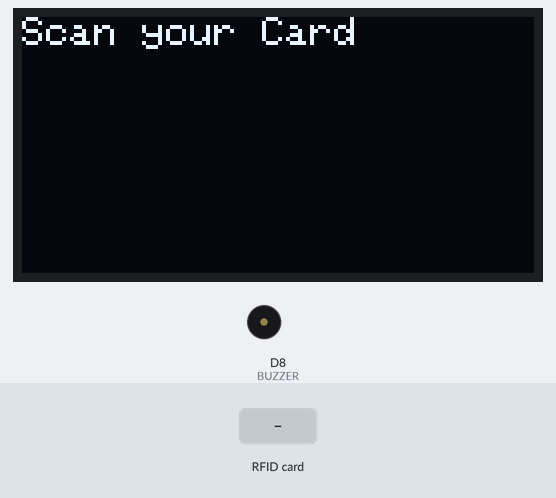
A sketch run on a simulated ESP8266 (NodeMCU). Parts: 128×64 one-colour display, buzzer (waves = sounding, pin HIGH). Inputs (shaded band) come from the test bench. WiFi joins after 1.5 s; servers stay silent unless stated; uploads are accepted with an empty reply; what the sketch prints to the serial monitor is not drawn.

Above: at 5.9 s.
6.0 s: RFID card 5E 7A 19 C4 held to the reader
At 6.17 s:
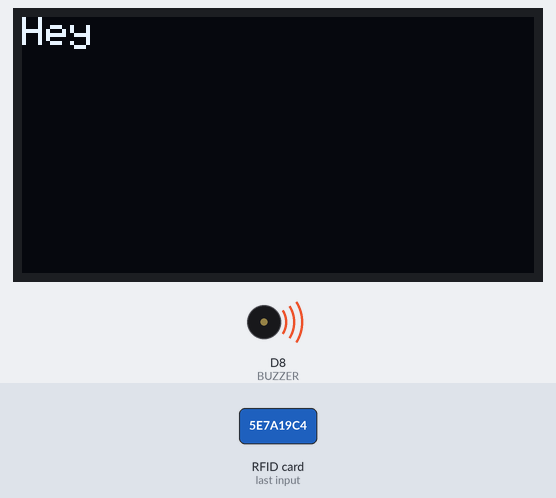
At 8.2 s:
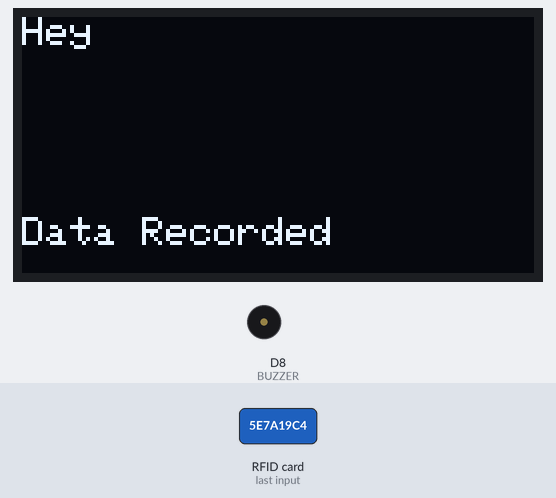
Timing chart, 0 to 9.7 s (numbered marks = the images above; inputs shaded):
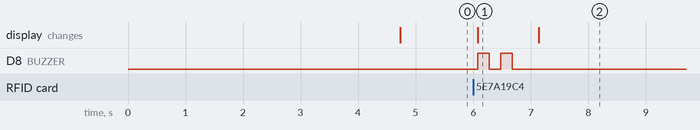

Measured:
- after the input at 6.0 s, D8 (BUZZER): alternates HIGH for 0.20 s and LOW for 0.20 s, 4 changes in all, then stays LOW, starting after 0.08 s; the display: changes after 0.08 s (image 1)
- what the display in image 1 shows lasts 1.0 s, from 6.1 s to 7.1 s

The sketch:

RFID_Attendance_GoogleSheets.ino
```cpp
#include <SPI.h>
#include <MFRC522.h>
#include <Arduino.h>
#include <ESP8266WiFi.h>
#include <ESP8266HTTPClient.h>
#include <WiFiClient.h>
#include <WiFiClientSecureBearSSL.h>
#include <Wire.h>
#include <Adafruit_GFX.h>
#include <Adafruit_SSD1306.h>

//-----------------------------------------
#define RST_PIN  D3
#define SS_PIN   D4
#define BUZZER   D8
//-----------------------------------------
MFRC522 mfrc522(SS_PIN, RST_PIN);
MFRC522::MIFARE_Key key;
MFRC522::StatusCode status;
//-----------------------------------------
int blockNum = 2;
byte bufferLen = 18;
byte readBlockData[18];
//-----------------------------------------
String card_holder_name;
const String sheet_url = "https://script.google.com/macros/*****************************************";  // Replace with your actual script URL
//-----------------------------------------
#define WIFI_SSID "*******"         // Replace with your WiFi SSID
#define WIFI_PASSWORD "********"     // Replace with your WiFi Password
//-----------------------------------------

// OLED configuration
#define SCREEN_WIDTH 128
#define SCREEN_HEIGHT 64
#define OLED_RESET    -1
Adafruit_SSD1306 display(SCREEN_WIDTH, SCREEN_HEIGHT, &Wire, OLED_RESET);

/****************************************************************************************************
 * setup() function
 ****************************************************************************************************/
void setup()
{
  Serial.begin(9600);

  // OLED Initialization
  if (!display.begin(SSD1306_SWITCHCAPVCC, 0x3C)) {
    Serial.println(F("OLED init failed"));
    while (true);
  }
  display.clearDisplay();
  display.setTextSize(1);
  display.setTextColor(SSD1306_WHITE);
  display.setCursor(10, 20);
  display.println("Initializing...");
  display.display();
  delay(3000);

  // WiFi Connection
  Serial.println();
  Serial.print("Connecting to AP");
  WiFi.begin(WIFI_SSID, WIFI_PASSWORD);
  while (WiFi.status() != WL_CONNECTED) {
    Serial.print(".");
    delay(200);
  }
  Serial.println("\nWiFi connected. IP address: ");
  Serial.println(WiFi.localIP());

  // BUZZER as OUTPUT
  pinMode(BUZZER, OUTPUT);

  // SPI and RFID initialization
  SPI.begin();
  mfrc522.PCD_Init();
}


/****************************************************************************************************
 * loop() function
 ****************************************************************************************************/
void loop()
{
  display.clearDisplay();
  display.setCursor(0, 0);
  display.setTextSize(1);
  display.println("Scan your Card");
  display.display();

  if (!mfrc522.PICC_IsNewCardPresent()) return;
  if (!mfrc522.PICC_ReadCardSerial()) return;

  Serial.println(F("Reading data from RFID..."));
  ReadDataFromBlock(blockNum, readBlockData);

  Serial.print(F("Last data in RFID: "));
  Serial.print(blockNum);
  Serial.print(F(" --> "));

  String name = "";
  for (int i = 0; i < 16; i++) {
  // Only add printable characters
  if (readBlockData[i] >= 32 && readBlockData[i] <= 126) {
    name += (char)readBlockData[i];
   }
  }
name.trim();  // Remove extra spaces

  Serial.println(name);

  // Show name on OLED
  display.clearDisplay();
  display.setTextSize(1);
  display.setCursor(0, 0);
  display.println("Hey");
  display.setTextSize(2);
  display.setCursor(0, 20);
  display.println(name);
  display.display();

mfrc522.PICC_HaltA();      // Halt the current card
mfrc522.PCD_StopCrypto1(); // Stop encryption on the PCD

  // Buzzer beep
  for (int i = 0; i < 2; i++) {
    digitalWrite(BUZZER, HIGH);
    delay(200);
    digitalWrite(BUZZER, LOW);
    delay(200);
  }

  // Send data to Google Sheet
  if (WiFi.status() == WL_CONNECTED) {
    std::unique_ptr<BearSSL::WiFiClientSecure> client(new BearSSL::WiFiClientSecure);
    client->setInsecure();

    card_holder_name = sheet_url + "?name=" + name;
    card_holder_name.trim();
    Serial.println(card_holder_name);

    HTTPClient https;
    Serial.print(F("[HTTPS] begin...\n"));

    if (https.begin(*client, card_holder_name)) {
      int httpCode = https.GET();
      if (httpCode > 0) {
        Serial.printf("[HTTPS] GET... code: %d\n", httpCode);
        display.setTextSize(1);
        display.setCursor(0, 50);
        display.println("Data Recorded");
        display.display();
        delay(2000);
      } else {
        Serial.printf("[HTTPS] GET... failed, error: %s\n", https.errorToString(httpCode).c_str());
      }
      https.end();
    } else {
      Serial.printf("[HTTPS] Unable to connect\n");
    }
    delay(1000);
  }
}


/****************************************************************************************************
 * ReadDataFromBlock() function
 ****************************************************************************************************/
void ReadDataFromBlock(int blockNum, byte readBlockData[])
{
  for (byte i = 0; i < 6; i++) {
    key.keyByte[i] = 0xFF;
  }

  status = mfrc522.PCD_Authenticate(MFRC522::PICC_CMD_MF_AUTH_KEY_A, blockNum, &key, &(mfrc522.uid));

  if (status != MFRC522::STATUS_OK) {
    Serial.print("Authentication failed: ");
    Serial.println(mfrc522.GetStatusCodeName(status));
    return;
  } else {
    Serial.println("Authentication success");
  }

  status = mfrc522.MIFARE_Read(blockNum, readBlockData, &bufferLen);
  if (status != MFRC522::STATUS_OK) {
    Serial.print("Reading failed: ");
    Serial.println(mfrc522.GetStatusCodeName(status));
  } else {
    Serial.println("Block was read successfully");
  }
}
```
